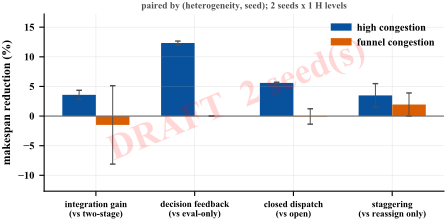

Here is the Python script that generated this plot:
"""Figure: mechanism gain depends on whether the congestion is avoidable.

The `high` and `funnel` instances are generated so that, at equal seed and
equal heterogeneity, they differ in exactly one respect: the width of the cut
separating the load/unload station from the shop.  Everything a scheduling
decision could react to is held fixed.  If the gain of the closed loop comes
from steering decisions around contention, it must survive on `high` and
collapse on `funnel`, where the contention is one no assignment can avoid.

Each gain is paired by (heterogeneity, seed); the p-value is a two-sided
Wilcoxon signed-rank test on those pairs.  Pairing by anything coarser would
silently mix cells, which is the failure mode the batch runner guards against.
"""
from __future__ import annotations

import numpy as np
from scipy import stats

import _style as S

BASELINES = ["twostage", "nofeedback", "opendispatch", "nostagger"]
LABEL = {
    "twostage": "integration gain\n(vs two-stage)",
    "nofeedback": "decision feedback\n(vs eval-only)",
    "opendispatch": "closed dispatch\n(vs open)",
    "nostagger": "staggering\n(vs reassign only)",
}


def main():
    m = S.require_seeds()
    g = S.load("gains_by_seed.csv")
    g = g[g["rel_gain"].notna()]
    bases = [b for b in BASELINES if (g["baseline"] == b).any()]
    if not {"high", "funnel"} <= set(g["tag"].unique()):
        raise SystemExit("this figure needs both the high and funnel cells")

    fig, ax = S.plt.subplots(figsize=(S.COL * 1.55, 2.3))
    xs = np.arange(len(bases))
    w = 0.34

    for k, tag in enumerate(["high", "funnel"]):
        mus, errs = [], []
        for b in bases:
            v = g[(g["baseline"] == b) & (g["tag"] == tag)]["rel_gain"] * 100
            mus.append(v.mean() if len(v) else np.nan)
            errs.append(v.std(ddof=1) / np.sqrt(len(v)) if len(v) > 1 else 0.0)
        ax.bar(xs + (k - 0.5) * w, mus, w, yerr=errs,
               color=S.TAG_COLOR[tag], label="%s congestion" % tag,
               error_kw=dict(lw=0.7, capsize=2, ecolor="0.3"))

    # paired test between the two structures, keyed on (heterogeneity, seed)
    for i, b in enumerate(bases):
        sub = g[g["baseline"] == b]
        hi = {(r.het, r.seed): r.rel_gain
              for r in sub[sub["tag"] == "high"].itertuples()}
        fu = {(r.het, r.seed): r.rel_gain
              for r in sub[sub["tag"] == "funnel"].itertuples()}
        keys = sorted(set(hi) & set(fu))
        if len(keys) < 3:
            continue
        a = np.array([hi[k] for k in keys])
        c = np.array([fu[k] for k in keys])
        if np.allclose(a, c):
            continue
        p = stats.wilcoxon(a, c)[1]
        top = max(np.nanmean(a), np.nanmean(c)) * 100
        ax.text(i, top + 1.1, "%s n=%d" % (S.stars(p) or "n.s.", len(keys)),
                ha="center", va="bottom", fontsize=6.2, color="0.25")

    ax.axhline(0, color="0.4", lw=0.8)
    ax.set_xticks(xs)
    ax.set_xticklabels([LABEL[b] for b in bases], fontsize=6.6)
    ax.set_ylabel("makespan reduction (%)")
    ax.legend(loc="upper right", handletextpad=0.5)
    ax.set_title("paired by (heterogeneity, seed); %d seeds x %d H levels"
                 % (m.get("num_seeds", 0), g["het"].nunique()),
                 fontsize=6.8, color="0.3", pad=4)
    ax.margins(y=0.22)
    S.save(fig, "fig_prediction3")


if __name__ == "__main__":
    main()
